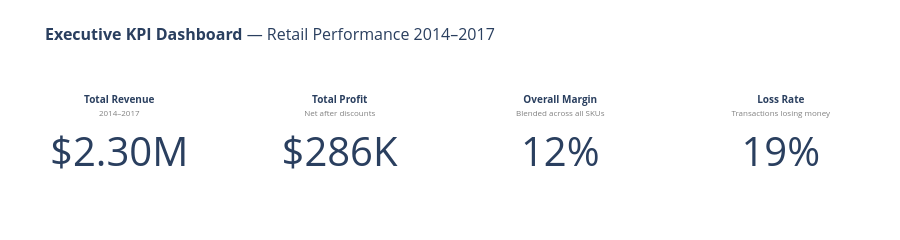

Write notebook code for a chart like this one.
### Markdown cell above
**KPI Cards (Plotly)**

### Code cell
fig_kpi = go.Figure()

kpis = [
    {
        "title" : "Total Revenue",
        "num"   : total_revenue / 1e6,
        "prefix": "$",
        "suffix": "M",
        "sub"   : "2014–2017",
    },
    {
        "title" : "Total Profit",
        "num"   : total_profit / 1e3,
        "prefix": "$",
        "suffix": "K",
        "sub"   : "Net after discounts",
    },
    {
        "title" : "Overall Margin",
        "num"   : overall_margin,
        "prefix": "",
        "suffix": "%",
        "sub"   : "Blended across all SKUs",
    },
    {
        "title" : "Loss Rate",
        "num"   : loss_rate,
        "prefix": "",
        "suffix": "%",
        "sub"   : "Transactions losing money",
    },
]

for i, kpi in enumerate(kpis):
    fig_kpi.add_trace(go.Indicator(
        mode   = "number",
        value  = kpi["num"],
        title  = {
            "text": (
                f"<b>{kpi['title']}</b><br>"
                f"<span style='font-size:0.8em;color:gray'>{kpi['sub']}</span>"
            )
        },
        number = {
            "prefix" : kpi["prefix"],
            "suffix" : kpi["suffix"],
            "font"   : {"size": 40},
            "valueformat": ".2f" if kpi["suffix"] == "M" else ".0f",
        },
        domain = {"row": 0, "column": i},
    ))

fig_kpi.update_layout(
    grid   = {"rows": 1, "columns": 4},
    height = 200,
    margin = dict(t=80, b=20, l=20, r=20),
    title  = {
        "text": "<b>Executive KPI Dashboard</b> — Retail Performance 2014–2017",
        "font": {"size": 16},
    },
)

fig_kpi.show()

### Figure 1 — Plotly figure (JSON) as saved in the notebook; plotly's stock layout.template omitted (floating-point values rounded to 4 significant figures)
{"data": [{"domain": {"column": 0, "row": 0}, "mode": "number", "number": {"font": {"size": 40}, "prefix": "$", "suffix": "M", "valueformat": ".2f"}, "title": {"text": "<b>Total Revenue</b><br><span style='font-size:0.8em;color:gray'>2014–2017</span>"}, "type": "indicator", "value": 2.297}, {"domain": {"column": 1, "row": 0}, "mode": "number", "number": {"font": {"size": 40}, "prefix": "$", "suffix": "K", "valueformat": ".0f"}, "title": {"text": "<b>Total Profit</b><br><span style='font-size:0.8em;color:gray'>Net after discounts</span>"}, "type": "indicator", "value": 286.4}, {"domain": {"column": 2, "row": 0}, "mode": "number", "number": {"font": {"size": 40}, "prefix": "", "suffix": "%", "valueformat": ".0f"}, "title": {"text": "<b>Overall Margin</b><br><span style='font-size:0.8em;color:gray'>Blended across all SKUs</span>"}, "type": "indicator", "value": 12.47}, {"domain": {"column": 3, "row": 0}, "mode": "number", "number": {"font": {"size": 40}, "prefix": "", "suffix": "%", "valueformat": ".0f"}, "title": {"text": "<b>Loss Rate</b><br><span style='font-size:0.8em;color:gray'>Transactions losing money</span>"}, "type": "indicator", "value": 18.72}], "layout": {"grid": {"columns": 4, "rows": 1}, "height": 200, "margin": {"b": 20, "l": 20, "r": 20, "t": 80}, "title": {"font": {"size": 16}, "text": "<b>Executive KPI Dashboard</b> — Retail Performance 2014–2017"}}}
